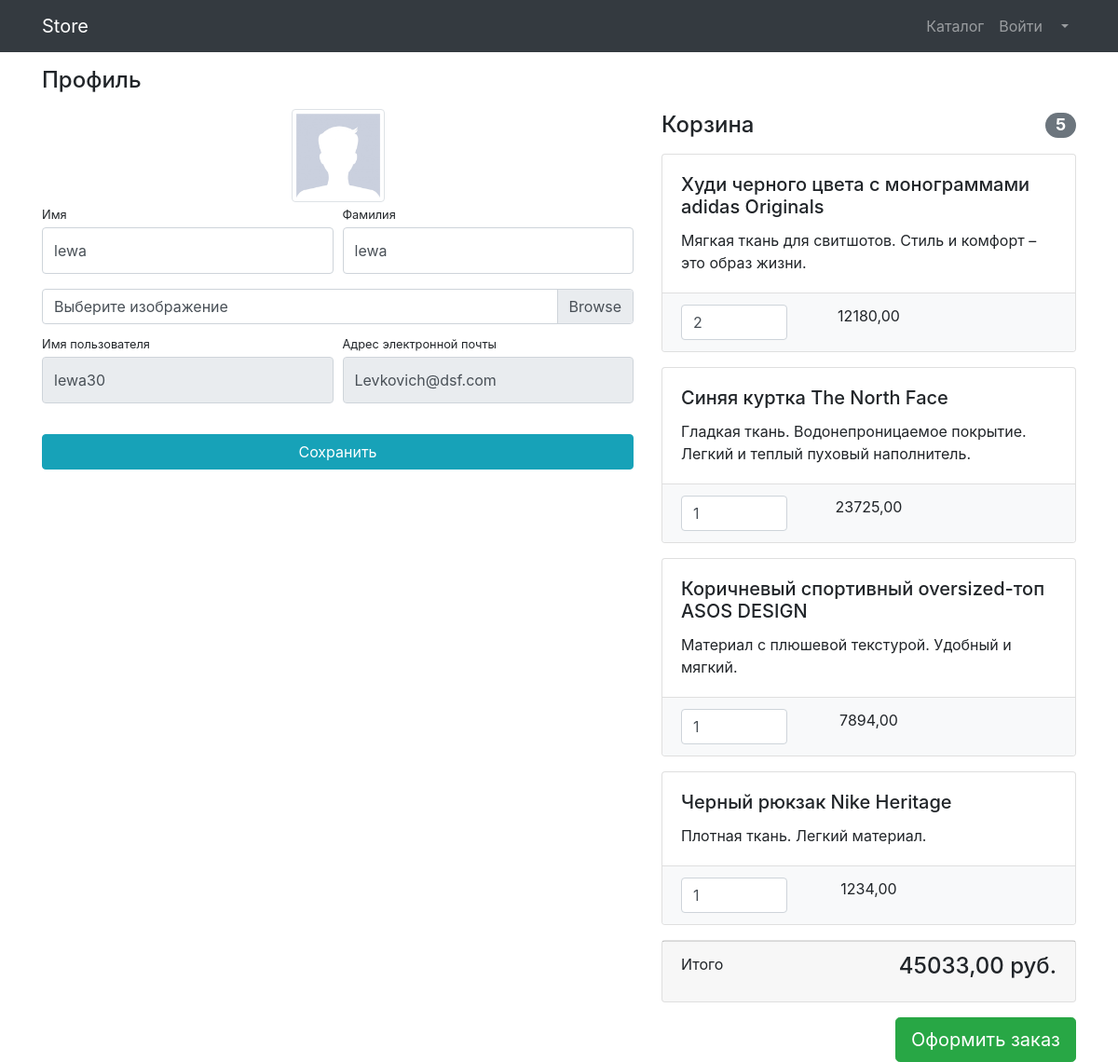
/users/profile/5/ (signed in), run on the app's committed database.
### users/models.py (models this page shows)
class User(AbstractUser):
    image = models.ImageField(
        upload_to='user_images',
        blank=True,
        null=True,
        verbose_name='фото пользователя'
    )

### products/models.py (models this page shows, shortened)
class Basket(models.Model):
    user = models.ForeignKey(to=User, on_delete=models.CASCADE)
    product = models.ForeignKey(to='Product', on_delete=models.CASCADE)
    quantity = models.PositiveSmallIntegerField(default=0)
    created_timestamp = models.DateTimeField(auto_now_add=True)
    objects = BasketQuerySet.as_manager()
    def sum(self):
        return self.product.price * self.quantity

class Product(models.Model):
    name = models.CharField(
        max_length=256,
        blank=False,
        null=False,
        unique=True,
        verbose_name='товар'
    )
    slug = models.SlugField(
        max_length=256,
        blank=False,
        null=False,
        unique=True,
        verbose_name='URL'
    )
    description = models.TextField(
        blank=False,
        null=False,
        verbose_name='описание'
    )
    price = models.DecimalField(
        max_digits=8,
        decimal_places=2,
        blank=False,
        null=False,
        verbose_name='цена'
    )
    quantity = models.PositiveIntegerField(
        default=0,
        blank=False,
        null=False,
        verbose_name='количество товаров'
    )
    image = models.ImageField(
        upload_to='products_images',
        null=True,
        blank=True,
        verbose_name='картинка'
    )
    category = models.ForeignKey(
        to='ProductCategory',
        on_delete=models.CASCADE
    )
    class Meta:
        verbose_name = 'товар'
        verbose_name_plural = 'товары'

### users/views.py (the view, shortened to what this page needs)
# urls.py: path('profile/<int:pk>/', login_required(ProfileUserView.as_view()), name='profile'),
class ProfileUserView(UpdateView):
    model = User
    form_class = UserProfileForm
    template_name = 'users/profile.html'
    title = 'Store - Личный кабинет'
    def get_context_data(self, **kwargs):
        context = super().get_context_data(**kwargs)
        context['baskets'] = Basket.objects.all()
        return context

### users/forms.py
class UserProfileForm(UserChangeForm):
    first_name = forms.CharField(
        widget=forms.TextInput(
            attrs={
                'class': 'form-control py-4'
            }
        )
    )
    last_name = forms.CharField(
        widget=forms.TextInput(
            attrs={
                'class': 'form-control py-4'
            }
        )
    )
    username = forms.CharField(
        widget=forms.TextInput(
            attrs={
                'class': 'form-control py-4',
                'readonly': True
            }
        )
    )
    image = forms.ImageField(
        widget=forms.FileInput(
            attrs={
                'class': 'custom-file-input'
            }
        ),
        required=False
    )
    email = forms.CharField(
        widget=forms.EmailInput(
            attrs={
                'class': 'form-control py-4',
                'readonly': True
            }
        )
    )
    class Meta:
        model = User
        fields = ('first_name', 'last_name', 'image', 'username', 'email', )

### products/models.py (called while the page is built)
    def total_sum(self):
        return sum(basket.sum() for basket in self)

    def total_quantity(self):
        return sum(basket.quantity for basket in self)

### users/templates/users/profile.html
{% extends 'products/base.html' %}
{% block css %}
    <link href="../vendor/css/profile.css" rel="stylesheet">
{% endblock %}
{% block content %}
{% include 'products/components/nav.html' %}
{% include 'users/components/profile_content.html' %}
{% endblock %}

### users/templates/users/components/profile_inf.html (shortened to what this page needs)
{% load static %}
<div class="col-lg-7">
            <h4 class="mt-3 mb-3">Профиль</h4>
            <div class="col-lg-12 text-center">
                <img width="100" height="100"
                     src="{% if user.image %} {{ user.image.url }} {% else %} {% static 'vendor/img/users/default_avatar.jpg' %} {% endif %}"
                     class="img-thumbnail">
            </div>
            <form action="" method="post" enctype="multipart/form-data">
                <div class="form-row">
                    <div class="col-lg-6">
                        <div class="form-group">
                            <label class="small mb-1" for="{{ form.first_name.id_for_label }}">Имя</label>
                            {{ form.first_name }}
                        </div>
                    </div>
                    <div class="col-lg-6">
                        <div class="form-group">
                            <label class="small mb-1" for="{{ form.last_name.id_for_label }}">Фамилия</label>
                            {{ form.last_name }}
                        </div>
                    </div>
                </div>
                <div class="form-row mb-2">
                    <div class="col-lg-12">
                        <div class="custom-file">
                            <label class="custom-file-label" for="{{ form.image.id_for_label }}">Выберите изображение</label>
                        </div>
                    </div>
                </div>
                <div class="form-row">
                    <div class="col-lg-6">
                        <label class="small mb-1" for="{{ form.username.id_for_label }}">Имя пользователя</label>
                        {{ form.username }}
                    </div>
                    <div class="col-lg-6">
                        <label class="small mb-1" for="{{ form.email.id_for_label }}">Адрес электронной
                            почты</label>
                        {{ form.email }}
                    </div>
                </div>
                <div class="form-row">
                    <div class="col-lg-12" style="margin-top: 33px;">
                        <input class="btn btn-info btn-block" type="submit" value="Сохранить">
                    </div>
                </div>
            </form>
        </div>

### users/templates/users/components/profile_basket.html
{% if baskets %}
<div class="col-lg-5 mt-5">
            <h4 class="mt-3 mb-3 d-flex justify-content-between align-items-center mb-3">
                Корзина <span class="badge badge-secondary badge-pill">{{ baskets.total_quantity }}</span>
            </h4>
            {% for basket in baskets %}
                {% include 'users/components/product_in_baskets.html' %}
            {% endfor %}
            {% include 'users/components/total_price.html' %}
            <a class="btn btn-success btn-lg float-right" href="../orders/order-create.html">
                Оформить заказ
            </a>
</div>
{% else %}
            <h4 class="mt-5 pt-3 text-center">
                Корзина пуста
            </h4>
{% endif %}

### users/templates/users/components/product_in_baskets.html (shortened to what this page needs)
<div class="card mb-3">
                <div class="card-body">
                    <h5 class="card-title">{{ basket.product.name }}</h5>
                    <p class="card-text">{{ basket.product.description }}</p>
                </div>
                <ul class="list-group list-group-flush">
                    <li class="list-group-item bg-light">
                        <div class="row text-center">
                            <div class="col-lg-4">
                                <input name="basketID" type="number" class="form-control"
                                       value="{{ basket.quantity }}" min="0">
                            </div>
                            <div class="col-lg-4">{{ basket.sum }}</div>
                            <div class="col-lg-4">
                            </div>
                        </div>
                    </li>
                </ul>
            </div>

### users/templates/users/components/total_price.html
            <div class="card mb-3">
                <div class="card-footer">
                    <p class="float-left">Итого</p>
                    <h4 class="float-right">{{ baskets.total_sum }} руб.</h4>
                </div>
            </div>

### data on the page
User: first_name "lewa", last_name "lewa", username "lewa30", email "Levkovich@dsf.com"
Basket: total_quantity "5", product.name "Худи черного цвета с монограммами adidas Originals", product.description "Мягкая ткань для свитшотов. Стиль и комфорт – это образ жизни.", basketID "2", sum "12180,00", total_sum "45033,00"
Basket: product.name "Синяя куртка The North Face", product.description "Гладкая ткань. Водонепроницаемое покрытие. Легкий и теплый пуховый наполнитель.", basketID "1", sum "23725,00"
Basket: product.name "Коричневый спортивный oversized-топ ASOS DESIGN", product.description "Материал с плюшевой текстурой. Удобный и мягкий.", basketID "1", sum "7894,00"
Basket: product.name "Черный рюкзак Nike Heritage", product.description "Плотная ткань. Легкий материал.", basketID "1", sum "1234,00"
